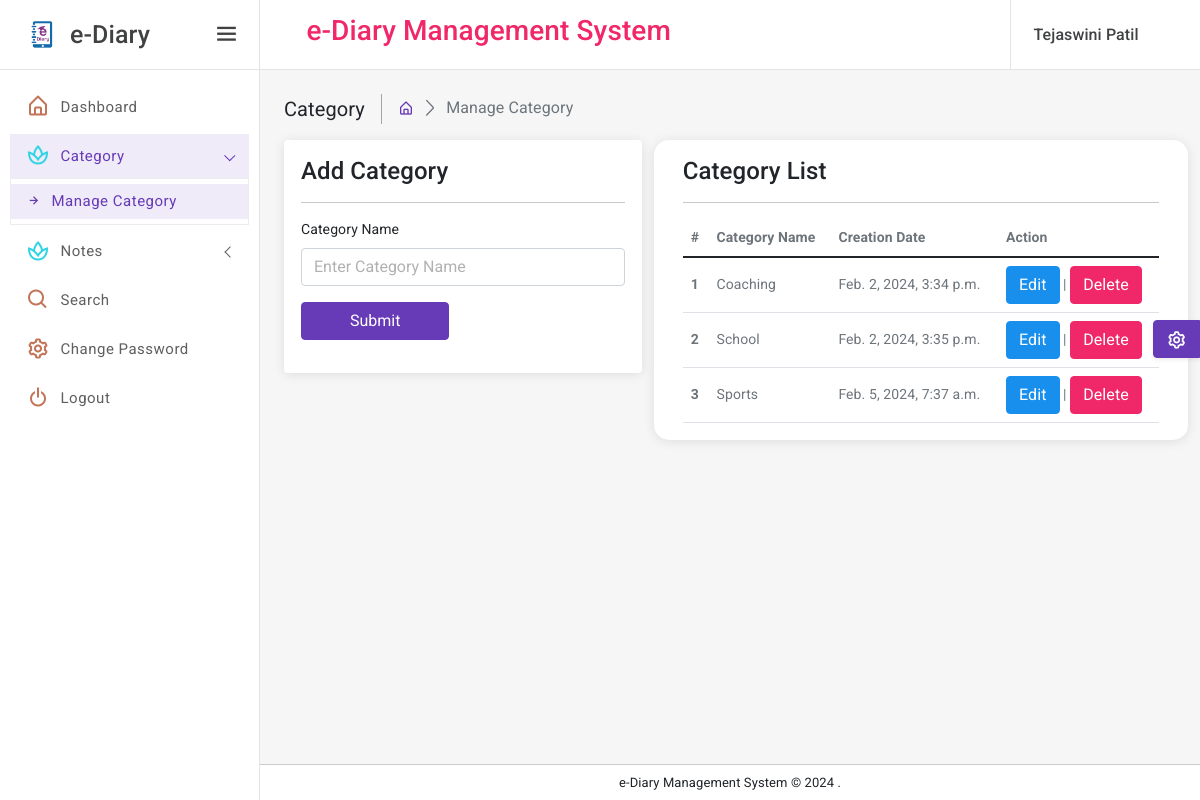
The app's page /manageCategory (signed in) with its own data.
### eDiaryApp/models.py (models this page shows, shortened)
class Category(models.Model):
    signup = models.ForeignKey(Signup, on_delete=models.CASCADE, null=True)
    categoryName = models.CharField(max_length=150, null=True)
    CreationDate = models.DateTimeField(auto_now_add=True)

### eDiaryApp/views.py (the view, shortened to what this page needs)
# urls.py: path('manageCategory', manageCategory, name='manageCategory'),
def manageCategory(request):
    if not request.user.is_authenticated:
        return redirect('user_login')
    user = User.objects.get(id=request.user.id)
    signup = Signup.objects.get(user=user)
    category = Category.objects.filter(signup=signup)
    return render(request, 'manageCategory.html', locals())

### eDiaryApp/templates/manageCategory.html (shortened to what this page needs)
{% extends 'userbase.html' %}
{% load static %}
{% block main %}
<div class="page-wrapper">
    <div class="page-content-wrapper">
        <div class="page-content">
            <div class="page-breadcrumb d-none d-sm-flex align-items-center mb-3">
                <div class="breadcrumb-title pe-3">Category</div>
                <div class="ps-3">
                    <nav aria-label="breadcrumb">
                        <ol class="breadcrumb mb-0 p-0">
                            <li class="breadcrumb-item"><a href="{% url 'user_home' %}"><i class="bx bx-home-alt"></i></a>
                            </li>
                            <li class="breadcrumb-item active" aria-current="page">Manage Category</li>
                        </ol>
                    </nav>
                </div>
            </div>
            <div class="row">
                <div class="radius-15 col-xl-5 mx-auto">
                    <div class="card">
                        <div class="card-body">
                            <div class="card-title">
                                <h4 class="mb-0">Add Category</h4>
                            </div>
                            <hr>
                            <form method="post">
                                <div class="mb-3">
                                    <label class="form-label">Category Name</label>
                                    <input type="text" name="categoryName" placeholder="Enter Category Name"
                                           class="form-control" required>
                                </div>
                                <div class="mb-3">
                                    <button type="submit" class="btn btn-primary px-5">Submit</button>
                                </div>
                            </form>
                        </div>
                    </div>
                </div>
                <div class="card radius-15 col-xl-7">
                    <div class="card-body">
                        <div class="card-title">
                            <h4 class="mb-0">Category List</h4>
                        </div>
                        <hr/>
                        <div class="table-responsive">
                            <table class="table mb-0">
                                <thead>
                                <tr>
                                    <th scope="col">#</th>
                                    <th scope="col">Category Name</th>
                                    <th scope="col">Creation Date</th>
                                    <th scope="col">Action</th>
                                </tr>
                                </thead>
                                <tbody>
                                {% for i in category %}
                                <tr>
                                    <th scope="row">{{forloop.counter}}</th>
                                    <td>{{i.categoryName}}</td>
                                    <td>{{i.CreationDate}}</td>
                                    <td><a href="{% url 'editCategory' i.id %}" class="btn btn-info">Edit</a> |
                                    <a href="{% url 'deleteCategory' i.id %}" onclick="return confirm('Are you sure to Delete')" class="btn btn-danger">Delete</a></td>
                                </tr>
                                {% endfor %}
                                </tbody>
                            </table>
                        </div>
                    </div>
                </div>
            </div>
        </div>
    </div>
</div>
{% endblock %}

### eDiaryApp/templates/userbase.html (shortened to what this page needs)
{% load static %}
<!DOCTYPE html>
<html lang="en">
<head>
    <link href="{% static 'assets/plugins/vectormap/jquery-jvectormap-2.0.2.css' %}" rel="stylesheet"/>
    <link href="{% static 'assets/plugins/simplebar/css/simplebar.css' %}" rel="stylesheet"/>
    <link href="{% static 'assets/plugins/perfect-scrollbar/css/perfect-scrollbar.css' %}" rel="stylesheet"/>
    <link href="{% static 'assets/plugins/metismenu/css/metisMenu.min.css' %}" rel="stylesheet"/>
    <link href="{% static 'assets/css/pace.min.css' %}" rel="stylesheet"/>
    <link rel="stylesheet" href="{% static 'assets/css/bootstrap.min.css' %}"/>
    <link rel="stylesheet" href="{% static 'assets/css/icons.css' %}"/>
    <link rel="stylesheet" href="{% static 'assets/css/app.css' %}"/>
    <link rel="stylesheet" href="{% static 'assets/css/dark-sidebar.css' %}"/>
    <link rel="stylesheet" href="{% static 'assets/css/dark-theme.css' %}"/>
</head>
<body>
<div class="wrapper">
    <div class="sidebar-wrapper" data-simplebar="true">
        <div class="sidebar-header">
            <div class="">
                <img src="{% static 'assets/images/logo-icon.png' %}" class="logo-icon-2" alt=""/>
            </div>
            <div>
                <h4 class="logo-text">e-Diary</h4>
            </div>
            <a href="javascript:;" class="toggle-btn ms-auto"> <i class="bx bx-menu"></i>
            </a>
        </div>
        <ul class="metismenu" id="menu">
            <li>
                <a href="{% url 'user_home' %}">
                    <div class="parent-icon icon-color-8"><i class="bx bx-home-alt"></i>
                    </div>
                    <div class="menu-title">Dashboard</div>
                </a>
            </li>
            <li>
                <a class="has-arrow" href="javascript:;">
                    <div class="parent-icon icon-color-10"><i class="bx bx-spa"></i>
                    </div>
                    <div class="menu-title">Category</div>
                </a>
                <ul>
                    <li><a href="{% url 'manageCategory' %}"><i class="bx bx-right-arrow-alt"></i>Manage Category</a>
                    </li>
                </ul>
            </li>
            <li>
                <a class="has-arrow" href="javascript:;">
                    <div class="parent-icon icon-color-10"><i class="bx bx-spa"></i>
                    </div>
                    <div class="menu-title">Notes</div>
                </a>
            </li>
            <li>
                <a href="{% url 'searchNotes' %}">
                    <div class="parent-icon icon-color-8"><i class="bx bx-search"></i>
                    </div>
                    <div class="menu-title">Search</div>
                </a>
            </li>
            <li>
                <a href="{% url 'changePassword' %}">
                    <div class="parent-icon icon-color-8"><i class="bx bx-cog"></i>
                    </div>
                    <div class="menu-title">Change Password</div>
                </a>
            </li>
            <li>
                <a href="/logout">
                    <div class="parent-icon icon-color-8"><i class="bx bx-power-off"></i>
                    </div>
                    <div class="menu-title">Logout</div>
                </a>
            </li>
        </ul>
    </div>
    <header class="top-header">
        <nav class="navbar navbar-expand">
            <div class="flex-grow-1 search-bar">
                <div class="input-group">
                    <center><h3 class="text-danger">e-Diary Management System</h3></center>
                </div>
            </div>
            <div class="right-topbar ms-auto">
                <ul class="navbar-nav">
                    <li class="nav-item dropdown dropdown-user-profile">
                        <a class="nav-link dropdown-toggle dropdown-toggle-nocaret" href="javascript:;"
                           data-bs-toggle="dropdown">
                            <div class="d-flex user-box align-items-center">
                                <div class="user-info">
                                    <p class="user-name mb-0">{{request.user.first_name}} {{request.user.last_name}}</p>
                                </div>
                            </div>
                        </a>
                    </li>
                </ul>
            </div>
        </nav>
    </header>
    {% block main %}
    {% endblock %}
    <div class="footer">
        <p class="mb-0">e-Diary Management System &copy;
            .
        </p>
    </div>
</div>
<div class="switcher-body">
    <button class="btn btn-primary btn-switcher shadow-sm" type="button" data-bs-toggle="offcanvas"
            data-bs-target="#offcanvasScrolling" aria-controls="offcanvasScrolling"><i class="bx bx-cog bx-spin"></i>
    </button>
</div>
</body>
</html>

### records on screen
Category: categoryName "Coaching", CreationDate "Feb. 2, 2024, 3:34 p.m."
Category: categoryName "School", CreationDate "Feb. 2, 2024, 3:35 p.m."
Category: categoryName "Sports", CreationDate "Feb. 5, 2024, 7:37 a.m."

### other values on screen
{{ request.user.first_name }} "Tejaswini"
{{ request.user.last_name }} "Patil"
